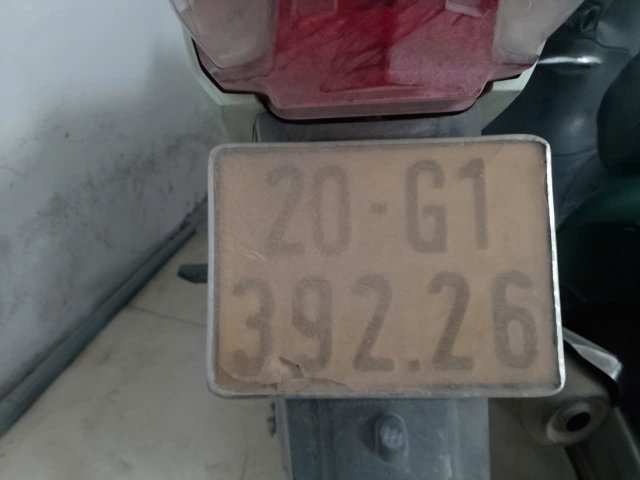
#> input picture HocOpenCV/photos/ban.jpg, 1280 x 960 px (shown at 1/2 size)
$ python xe.py
#> lines starting #> are read from the running program, lines starting #| are printed output that depends on the picture; after the words box and inside, x2 and y2 are one past the last pixel; in counts of white or black regions, pixels touching at a corner belong together
import cv2 as cv

img = cv.imread('photos/ban.jpg')
#> img is the input picture: shape (960, 1280, 3); mean B, G, R 94.1, 95.7, 99.2
img = cv.resize(img, None, fx = 0.5, fy = 0.5)
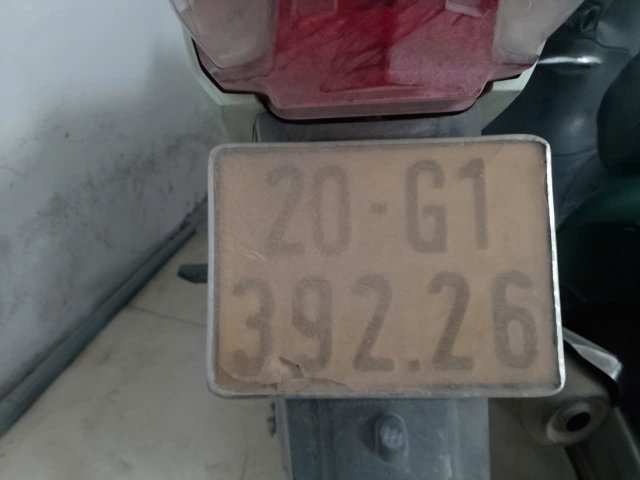
#> img: shape (480, 640, 3); mean B, G, R 94.2, 95.8, 99.3
img = cv.cvtColor(img, cv.COLOR_BGR2GRAY )
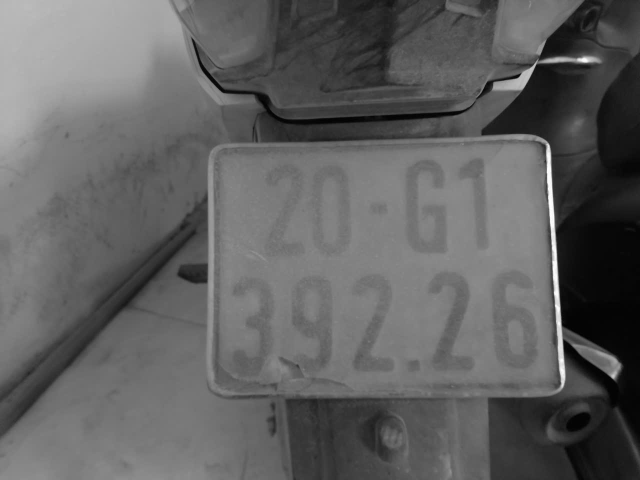
#> img: shape (480, 640); min 1, max 254, mean 96.7
blur = cv.GaussianBlur(img, (5,5), cv.BORDER_DEFAULT)
c = cv.Canny(blur, 5, 25)
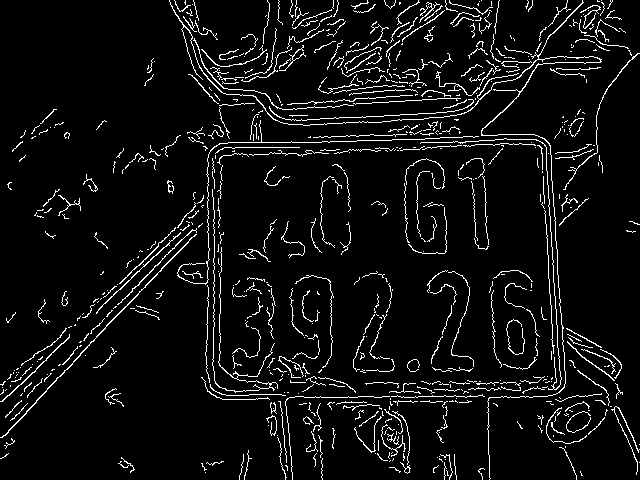
#> c: shape (480, 640); 6.1% white in thin lines or dots
dilated = cv.dilate(c, (7,7), iterations=3)
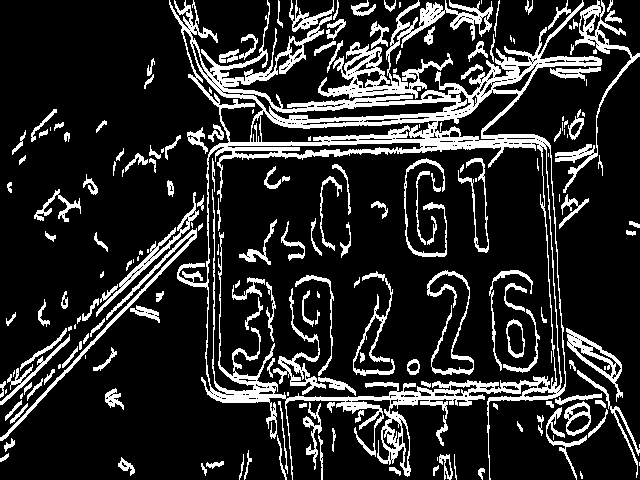
#> dilated: shape (480, 640); 16.9% white; 201 white regions (50 under 20 px), largest, box (x1, y1, x2, y2) and area: (169, 0, 602, 480) 23186, (318, 0, 493, 99) 3943, (555, 0, 640, 193) 1738
cv.imshow('Dilated', dilated)
cv.waitKey(0)

$ run again, with HocOpenCV/photos/xe1.jpg copied over HocOpenCV/photos/ban.jpg
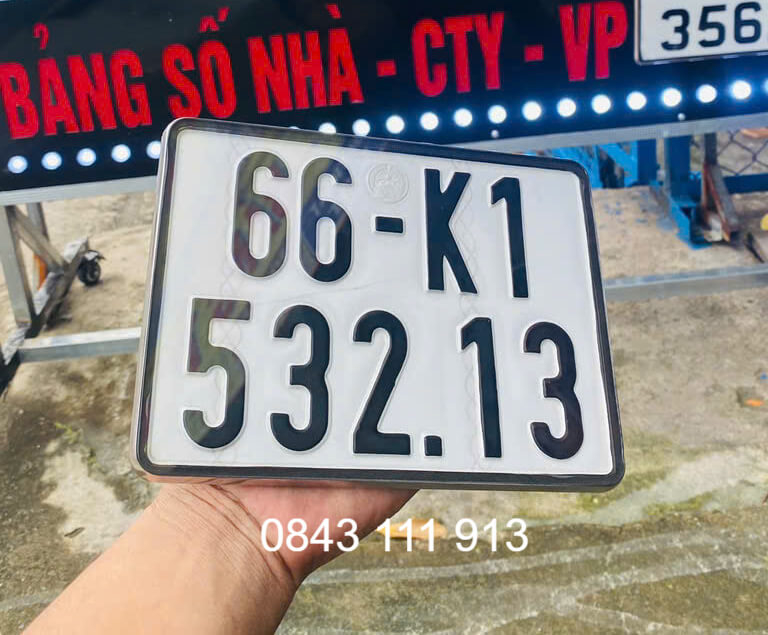
#> input picture HocOpenCV/photos/xe1.jpg, 768 x 635 px
#> img is the input picture: shape (635, 768, 3); mean B, G, R 131.6, 133.4, 143
#> `c = cv.Canny(blur, 5, 25)`:
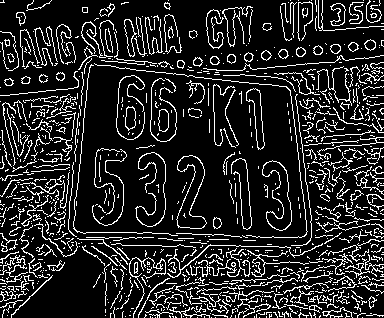
#> c: shape (318, 384); 15.2% white in thin lines or dots
#> `dilated = cv.dilate(c, (7,7), iterations=3)`:
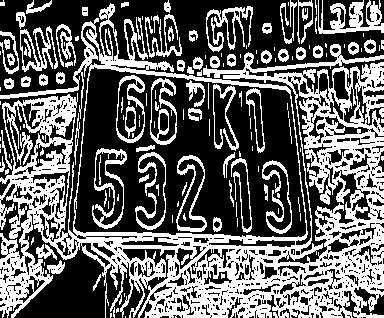
#> dilated: shape (318, 384); 39.8% white; 161 white regions (83 under 20 px), largest, box (x1, y1, x2, y2) and area: (0, 3, 384, 318) 35370, (318, 0, 384, 34) 1132, (92, 148, 127, 229) 761
